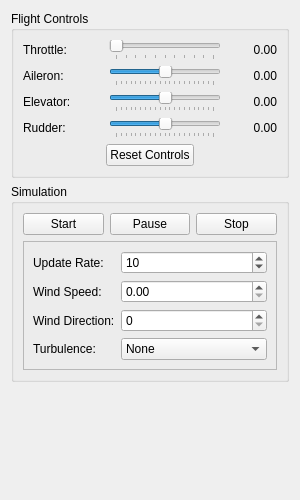
<?xml version="1.0" encoding="UTF-8"?>
<ui version="4.0">
 <class>ControlPanel</class>
 <widget class="QWidget" name="ControlPanel">
  <property name="geometry">
   <rect>
    <x>0</x>
    <y>0</y>
    <width>300</width>
    <height>500</height>
   </rect>
  </property>
  <property name="windowTitle">
   <string>UAV Controls</string>
  </property>
  <layout class="QVBoxLayout" name="verticalLayout">
   <item>
    <widget class="QGroupBox" name="groupBoxControls">
     <property name="title">
      <string>Flight Controls</string>
     </property>
     <layout class="QVBoxLayout" name="verticalLayout_2">
      <item>
       <layout class="QHBoxLayout" name="horizontalLayout">
        <item>
         <widget class="QLabel" name="label">
          <property name="minimumSize">
           <size>
            <width>80</width>
            <height>0</height>
           </size>
          </property>
          <property name="text">
           <string>Throttle:</string>
          </property>
         </widget>
        </item>
        <item>
         <widget class="QSlider" name="sliderThrottle">
          <property name="maximum">
           <number>100</number>
          </property>
          <property name="orientation">
           <enum>Qt::Horizontal</enum>
          </property>
          <property name="tickPosition">
           <enum>QSlider::TicksBelow</enum>
          </property>
         </widget>
        </item>
        <item>
         <widget class="QLabel" name="lblThrottleValue">
          <property name="minimumSize">
           <size>
            <width>50</width>
            <height>0</height>
           </size>
          </property>
          <property name="text">
           <string>0.00</string>
          </property>
          <property name="alignment">
           <set>Qt::AlignRight|Qt::AlignTrailing|Qt::AlignVCenter</set>
          </property>
         </widget>
        </item>
       </layout>
      </item>
      <item>
       <layout class="QHBoxLayout" name="horizontalLayout_2">
        <item>
         <widget class="QLabel" name="label_2">
          <property name="minimumSize">
           <size>
            <width>80</width>
            <height>0</height>
           </size>
          </property>
          <property name="text">
           <string>Aileron:</string>
          </property>
         </widget>
        </item>
        <item>
         <widget class="QSlider" name="sliderAileron">
          <property name="minimum">
           <number>-100</number>
          </property>
          <property name="maximum">
           <number>100</number>
          </property>
          <property name="orientation">
           <enum>Qt::Horizontal</enum>
          </property>
          <property name="tickPosition">
           <enum>QSlider::TicksBelow</enum>
          </property>
         </widget>
        </item>
        <item>
         <widget class="QLabel" name="lblAileronValue">
          <property name="minimumSize">
           <size>
            <width>50</width>
            <height>0</height>
           </size>
          </property>
          <property name="text">
           <string>0.00</string>
          </property>
          <property name="alignment">
           <set>Qt::AlignRight|Qt::AlignTrailing|Qt::AlignVCenter</set>
          </property>
         </widget>
        </item>
       </layout>
      </item>
      <item>
       <layout class="QHBoxLayout" name="horizontalLayout_3">
        <item>
         <widget class="QLabel" name="label_3">
          <property name="minimumSize">
           <size>
            <width>80</width>
            <height>0</height>
           </size>
          </property>
          <property name="text">
           <string>Elevator:</string>
          </property>
         </widget>
        </item>
        <item>
         <widget class="QSlider" name="sliderElevator">
          <property name="minimum">
           <number>-100</number>
          </property>
          <property name="maximum">
           <number>100</number>
          </property>
          <property name="orientation">
           <enum>Qt::Horizontal</enum>
          </property>
          <property name="tickPosition">
           <enum>QSlider::TicksBelow</enum>
          </property>
         </widget>
        </item>
        <item>
         <widget class="QLabel" name="lblElevatorValue">
          <property name="minimumSize">
           <size>
            <width>50</width>
            <height>0</height>
           </size>
          </property>
          <property name="text">
           <string>0.00</string>
          </property>
          <property name="alignment">
           <set>Qt::AlignRight|Qt::AlignTrailing|Qt::AlignVCenter</set>
          </property>
         </widget>
        </item>
       </layout>
      </item>
      <item>
       <layout class="QHBoxLayout" name="horizontalLayout_4">
        <item>
         <widget class="QLabel" name="label_4">
          <property name="minimumSize">
           <size>
            <width>80</width>
            <height>0</height>
           </size>
          </property>
          <property name="text">
           <string>Rudder:</string>
          </property>
         </widget>
        </item>
        <item>
         <widget class="QSlider" name="sliderRudder">
          <property name="minimum">
           <number>-100</number>
          </property>
          <property name="maximum">
           <number>100</number>
          </property>
          <property name="orientation">
           <enum>Qt::Horizontal</enum>
          </property>
          <property name="tickPosition">
           <enum>QSlider::TicksBelow</enum>
          </property>
         </widget>
        </item>
        <item>
         <widget class="QLabel" name="lblRudderValue">
          <property name="minimumSize">
           <size>
            <width>50</width>
            <height>0</height>
           </size>
          </property>
          <property name="text">
           <string>0.00</string>
          </property>
          <property name="alignment">
           <set>Qt::AlignRight|Qt::AlignTrailing|Qt::AlignVCenter</set>
          </property>
         </widget>
        </item>
       </layout>
      </item>
      <item>
       <layout class="QHBoxLayout" name="horizontalLayout_5">
        <item>
         <spacer name="horizontalSpacer">
          <property name="orientation">
           <enum>Qt::Horizontal</enum>
          </property>
          <property name="sizeHint" stdset="0">
           <size>
            <width>40</width>
            <height>20</height>
           </size>
          </property>
         </spacer>
        </item>
        <item>
         <widget class="QPushButton" name="btnResetControls">
          <property name="text">
           <string>Reset Controls</string>
          </property>
         </widget>
        </item>
        <item>
         <spacer name="horizontalSpacer_2">
          <property name="orientation">
           <enum>Qt::Horizontal</enum>
          </property>
          <property name="sizeHint" stdset="0">
           <size>
            <width>40</width>
            <height>20</height>
           </size>
          </property>
         </spacer>
        </item>
       </layout>
      </item>
     </layout>
    </widget>
   </item>
   <item>
    <widget class="QGroupBox" name="groupBoxSimulation">
     <property name="title">
      <string>Simulation</string>
     </property>
     <layout class="QVBoxLayout" name="verticalLayout_3">
      <item>
       <layout class="QHBoxLayout" name="horizontalLayout_6">
        <item>
         <widget class="QPushButton" name="btnStartSim">
          <property name="text">
           <string>Start</string>
          </property>
         </widget>
        </item>
        <item>
         <widget class="QPushButton" name="btnPauseSim">
          <property name="text">
           <string>Pause</string>
          </property>
         </widget>
        </item>
        <item>
         <widget class="QPushButton" name="btnStopSim">
          <property name="text">
           <string>Stop</string>
          </property>
         </widget>
        </item>
       </layout>
      </item>
      <item>
       <widget class="QFrame" name="frame">
        <property name="frameShape">
         <enum>QFrame::StyledPanel</enum>
        </property>
        <property name="frameShadow">
         <enum>QFrame::Raised</enum>
        </property>
        <layout class="QFormLayout" name="formLayout">
         <item row="0" column="0">
          <widget class="QLabel" name="label_5">
           <property name="text">
            <string>Update Rate:</string>
           </property>
          </widget>
         </item>
         <item row="0" column="1">
          <widget class="QSpinBox" name="spinBoxUpdateRate">
           <property name="minimum">
            <number>1</number>
           </property>
           <property name="maximum">
            <number>100</number>
           </property>
           <property name="value">
            <number>10</number>
           </property>
          </widget>
         </item>
         <item row="1" column="0">
          <widget class="QLabel" name="label_6">
           <property name="text">
            <string>Wind Speed:</string>
           </property>
          </widget>
         </item>
         <item row="1" column="1">
          <widget class="QDoubleSpinBox" name="spinBoxWindSpeed">
           <property name="maximum">
            <double>50.000000000000000</double>
           </property>
          </widget>
         </item>
         <item row="2" column="0">
          <widget class="QLabel" name="label_7">
           <property name="text">
            <string>Wind Direction:</string>
           </property>
          </widget>
         </item>
         <item row="2" column="1">
          <widget class="QSpinBox" name="spinBoxWindDirection">
           <property name="maximum">
            <number>359</number>
           </property>
          </widget>
         </item>
         <item row="3" column="0">
          <widget class="QLabel" name="label_8">
           <property name="text">
            <string>Turbulence:</string>
           </property>
          </widget>
         </item>
         <item row="3" column="1">
          <widget class="QComboBox" name="comboBoxTurbulence">
           <item>
            <property name="text">
             <string>None</string>
            </property>
           </item>
           <item>
            <property name="text">
             <string>Light</string>
            </property>
           </item>
           <item>
            <property name="text">
             <string>Moderate</string>
            </property>
           </item>
           <item>
            <property name="text">
             <string>Severe</string>
            </property>
           </item>
          </widget>
         </item>
        </layout>
       </widget>
      </item>
     </layout>
    </widget>
   </item>
   <item>
    <spacer name="verticalSpacer">
     <property name="orientation">
      <enum>Qt::Vertical</enum>
     </property>
     <property name="sizeHint" stdset="0">
      <size>
       <width>20</width>
       <height>40</height>
      </size>
     </property>
    </spacer>
   </item>
  </layout>
 </widget>
 <resources/>
 <connections/>
</ui> 
